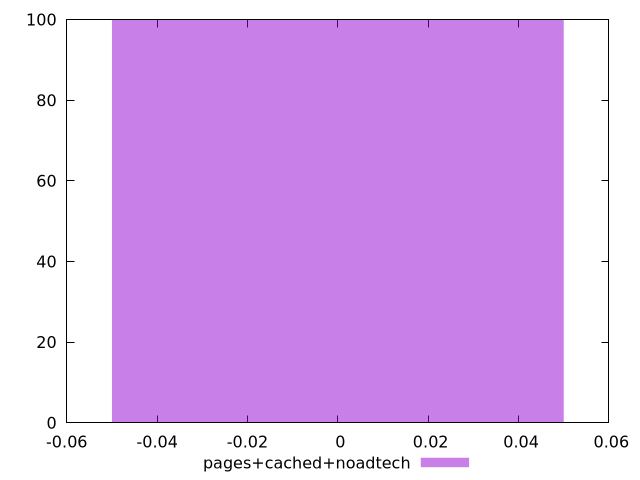

Reproduce this figure in gnuplot.
$_pagesCachedNoadtech <<EOF
0 100
EOF
set key outside below
set terminal pngcairo
set output "report_00005_2020-11-02T22-26-11.212Z/uses-rel-preconnect/pages+cached+noadtech//raw_hist.png"
set yrange [0:100]
set boxwidth 0.1
set style fill transparent solid 0.5 noborder
plot $_pagesCachedNoadtech title "pages+cached+noadtech" with boxes ,
